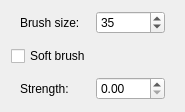
<?xml version="1.0" encoding="UTF-8"?>
<ui version="4.0">
 <class>Painting_floats</class>
 <widget class="QWidget" name="Painting_floats">
  <property name="geometry">
   <rect>
    <x>0</x>
    <y>0</y>
    <width>185</width>
    <height>112</height>
   </rect>
  </property>
  <property name="windowTitle">
   <string>Form</string>
  </property>
  <layout class="QVBoxLayout" name="verticalLayout">
   <property name="spacing">
    <number>0</number>
   </property>
   <property name="topMargin">
    <number>0</number>
   </property>
   <property name="bottomMargin">
    <number>0</number>
   </property>
   <item>
    <widget class="QWidget" name="widget" native="true">
     <layout class="QHBoxLayout" name="horizontalLayout_2">
      <item>
       <widget class="QLabel" name="lbl_brush_size">
        <property name="text">
         <string>Brush size: </string>
        </property>
       </widget>
      </item>
      <item>
       <widget class="QDoubleSpinBox" name="dSpinB_brush_size">
        <property name="decimals">
         <number>0</number>
        </property>
        <property name="maximum">
         <double>1000.000000000000000</double>
        </property>
        <property name="value">
         <double>35.000000000000000</double>
        </property>
       </widget>
      </item>
     </layout>
    </widget>
   </item>
   <item>
    <widget class="QCheckBox" name="checkB_soft_brush">
     <property name="text">
      <string>Soft brush</string>
     </property>
    </widget>
   </item>
   <item>
    <widget class="QWidget" name="widget_2" native="true">
     <layout class="QHBoxLayout" name="horizontalLayout_3">
      <item>
       <widget class="QLabel" name="lbl_strength">
        <property name="text">
         <string>Strength: </string>
        </property>
       </widget>
      </item>
      <item>
       <widget class="QDoubleSpinBox" name="dSpinB_strength">
        <property name="singleStep">
         <double>0.100000000000000</double>
        </property>
       </widget>
      </item>
     </layout>
    </widget>
   </item>
  </layout>
 </widget>
 <resources/>
 <connections/>
</ui>
